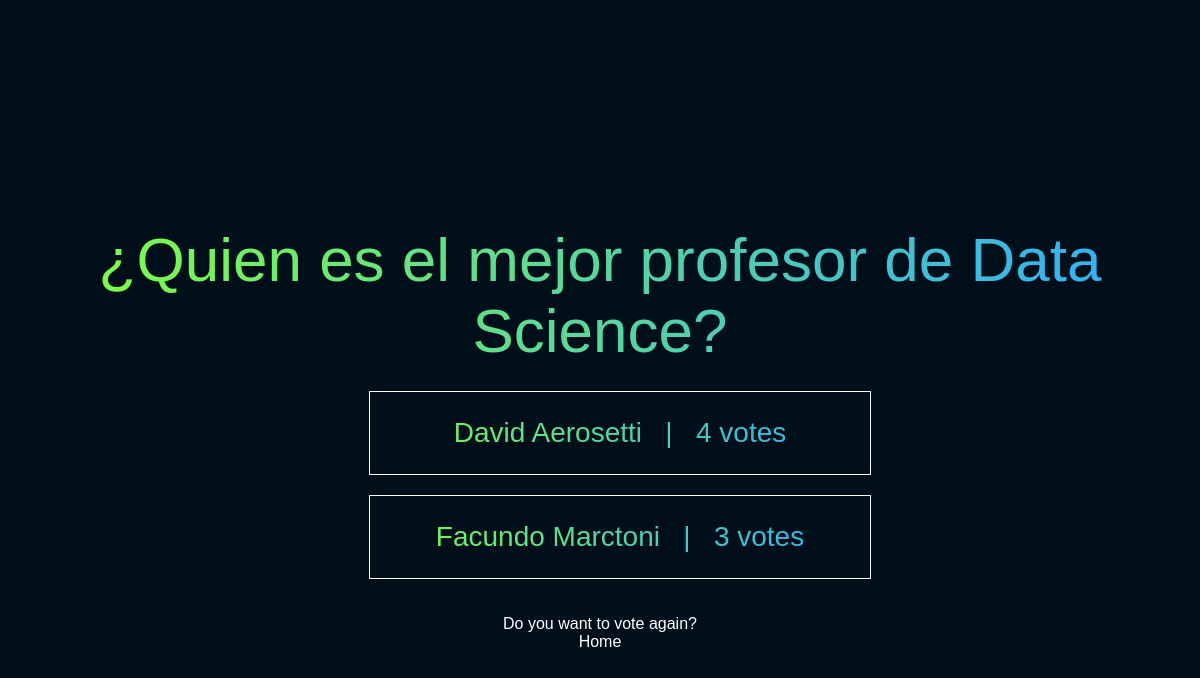
/6/results/, run on the app's committed database.
### polls/models.py (models this page shows, shortened)
class Question(models.Model):
    question_text = models.CharField (max_length=200)
    pub_date = models.DateTimeField("date published")

class Choice(models.Model):
    question_id = models.ForeignKey(Question, on_delete= models.CASCADE)
    choice_text = models.CharField(max_length=200)
    votes = models.IntegerField(default=0)

### polls/views.py (the view)
# urls.py: path('<int:pk>/results/', views.ResultsView.as_view(), name='results'),
class ResultsView(generic.DetailView):
    model = Question
    template_name = 'polls/results.html'

### polls/templates/polls/results.html (shortened to what this page needs)
{% load static %}
<!DOCTYPE html>
<html lang="en">
<head>
    <link rel="stylesheet" href="{% static 'polls/style.css' %}">
    <link rel="stylesheet" href="{% static 'polls/results.css' %}">
</head>
<body>
    <header>
        <p>{{ question.question_text }}</p>
    </header>
    <ul>
        {% for choice in question.choice_set.all %}
            <li>{{ choice.choice_text }} &nbsp; | &nbsp; {{ choice.votes }} vote{{ choice.votes|pluralize:"s"}}</li>
        {% endfor %}
    </ul>
    <a href="{% url 'polls:details' question.id %}">Do you want to vote again?</a>
    <a href="{% url 'polls:index' %}">Home</a>
</body>
</html>

### polls/static/polls/style.css (style rules this page uses)
body, header, ul, li, footer { align-items: center; display: flex; justify-content: center; }
header, ul { background: linear-gradient( to right, hsl(98, 100%, 62%), hsl(204, 100%, 59%) ); -webkit-background-clip: text; -webkit-text-fill-color: transparent; text-align: center; }
body { background: hsl(204, 100%, 5%); flex-direction: column; font-family: Arial, Helvetica, sans-serif; height: 100vh; }
header { color: #71622d; font-size: 72px; height: 60px; padding: 100px 50px 50px; }
ul { flex-direction: column; }
li { border: 1px solid white; font-size: 28px; margin-bottom: 20px; padding: 25px; width: 450px; }
a { color: white; text-decoration: none; }

### polls/static/polls/results.css (style rules this page uses)
body { display: flex; align-items: center; justify-content: center; }
header { display: flex; align-items: center; justify-content: center; padding: 50px; padding-top: 100px; height: 60px; font-size: 62px; color: #71632d; }

### data on the page
Question: question_text "¿Quien es el mejor profesor de Data Science?"
Choice: choice_text "David Aerosetti", votes "4"
Choice: choice_text "Facundo Marctoni", votes "3"
